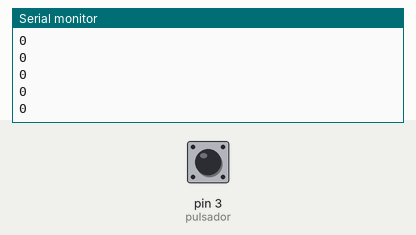
Bench run of a sketch on a simulated Arduino Uno, built with avr-gcc and run on an emulated ATmega328P. Shown: the last lines printed to the serial monitor. The test bench sets the inputs (shaded band); at power-on: pin 3 (pulsador) HIGH.

Above: at 1.2 s.
1.3 s: pin 3 (pulsador) pulled LOW for 0.15 s
At 2.1 s:
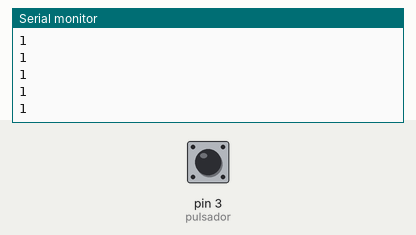
2.9 s: pin 3 (pulsador) pulled LOW for 1 s
At 4.0 s:
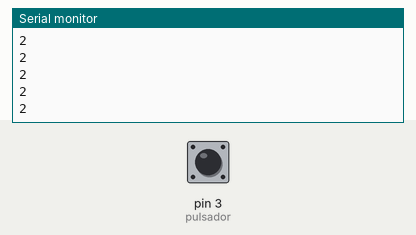
5.4 s: pin 3 (pulsador) pulled LOW for 0.15 s
At 6.1 s:
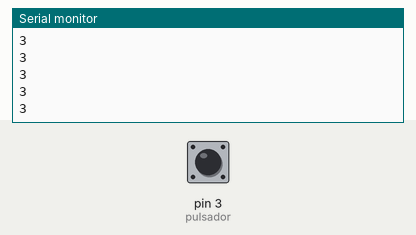
Timing chart, 0 to 7.8 s (numbered marks = the images above; inputs shaded):
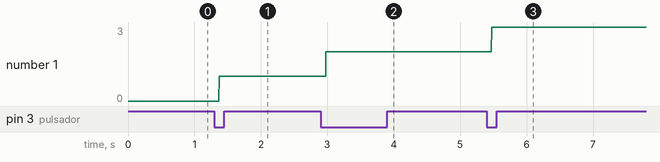

Measured:
- after the input at 1.3 s, the serial monitor: prints a new line after 0.07 s (image 1)
- after the input at 2.9 s, the serial monitor: prints a new line after 0.08 s (image 2)
- after the input at 5.4 s, the serial monitor: prints a new line after 0.07 s (image 3)
- plotted number 1: 0 → 1 after the input at 1.3 s, 1 → 2 after the input at 2.9 s, 2 → 3 after the input at 5.4 s

The sketch:

pulsador.ino
```cpp
int pulsador = 3;

void setup() {
  pinMode(pulsador, INPUT_PULLUP);
  Serial.begin(9600);
}

int cuenta = 0;
boolean yaLoConte = false;

long puedoContar = 10;
long ultimaVez = 0;

void loop() {

  int estado = digitalRead(pulsador);
  if (millis() - ultimaVez > puedoContar) {
    ultimaVez = millis();
    if (estado == 0) { // si apreto?
      if (yaLoConte) {

      } else {
        cuenta++;
        yaLoConte = true;
      }
    } else {
      yaLoConte = false;
    }
  } else {

  }

  Serial.println(cuenta);


}
```
